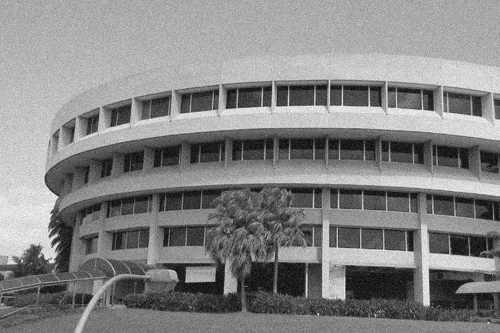
%> input picture Lab 1/images/ntugn.jpg, 500 x 333 px
$ octave linear_spatial_filtering.m   (GNU Octave 9; MATLAB toolbox functions it lacks are replaced by stand-ins)
%> lines starting %> are read from the running program, lines starting %| are printed output that depends on the picture
close all;
%% Gaussian Noise
% sigma = 1
h1 = fspecial('gaussian', 5, 1);
h1 = (h1/sum(h1(:)));
mesh(h1)
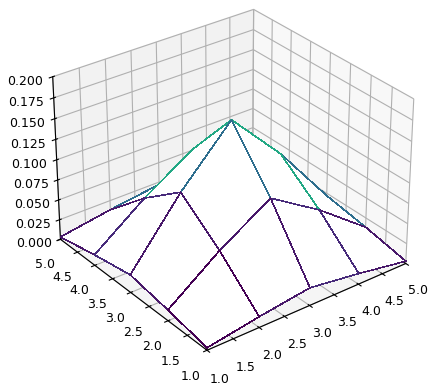
%> figure redrawn from the program's plot data

% sigma = 2
h2 = fspecial('gaussian', 5, 2);
h2 = (h2/sum(h2(:)));
figure
mesh(h2)
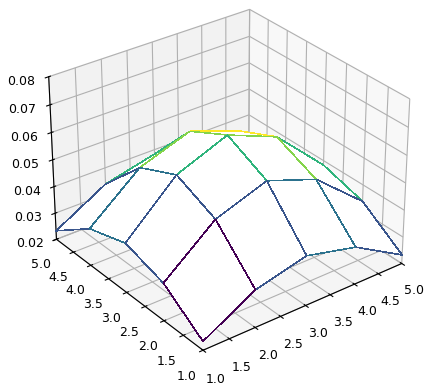
%> figure redrawn from the program's plot data

% read image (gaussian noise)
P = imread('images/ntugn.jpg');
%> P is the input picture: size 333x500 uint8; min 0, max 255, mean 131.8
figure
imshow(P);

% filter image
% 3x3
P2 = conv2(P, h1, 'same');
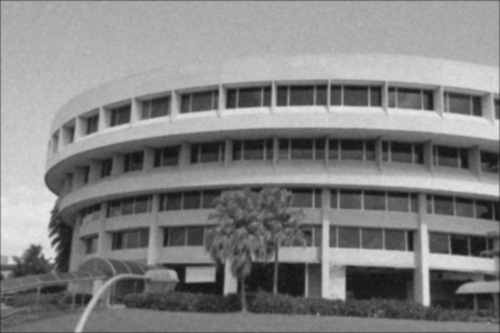
%> P2: size 333x500 double; min 17.83, max 233.5, mean 131.3
P2 = uint8(P2);
%> P2: size 333x500 uint8
figure
imshow(P2);

% 5x5
P3 = conv2(P, h2, 'same');
P3 = uint8(P3);
%> P3: size 333x500 uint8
figure
imshow(P3);

%% Speckle Noise
% read image (speckle noise)
P4 = imread('images/ntusp.jpg');
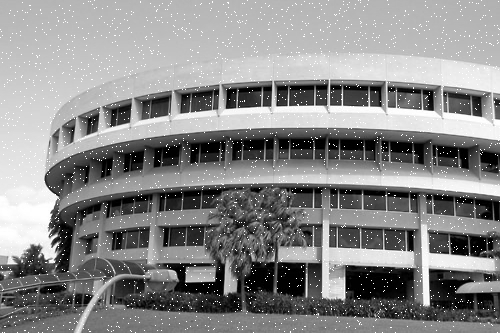
%> input picture Lab 1/images/ntusp.jpg, 500 x 333 px
%> P4 is the input picture: size 333x500 uint8; min 0, max 255, mean 136.7
figure
imshow(P4);

% filter image
% 3x3
P5 = conv2(P4, h1, 'same');
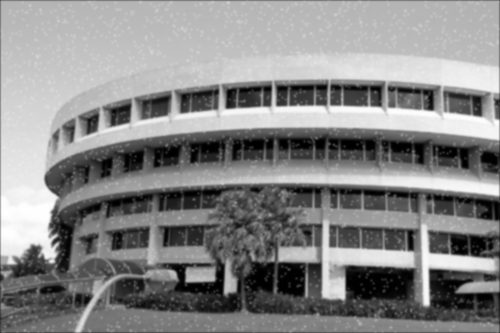
%> P5: size 333x500 double; min 0.101, max 255, mean 136.2; drawn with min black and max white
P5 = uint8(P5);
%> P5: size 333x500 uint8
figure
imshow(P5);

% 5x5
P6 = conv2(P4, h2, 'same');
P6 = uint8(P6);
%> P6: size 333x500 uint8
figure
imshow(P6);
